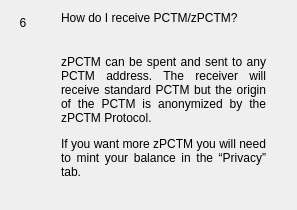
                  <widget class="QWidget" name="widgetFaq6" native="true">
                   <layout class="QHBoxLayout" name="horizontalpage_6" stretch="0,1">
                    <item alignment="Qt::AlignTop">
                     <widget class="QLabel" name="labelNumber6">
                      <property name="minimumSize">
                       <size>
                        <width>24</width>
                        <height>24</height>
                       </size>
                      </property>
                      <property name="maximumSize">
                       <size>
                        <width>16777215</width>
                        <height>24</height>
                       </size>
                      </property>
                      <property name="text">
                       <string>6</string>
                      </property>
                      <property name="alignment">
                       <set>Qt::AlignCenter</set>
                      </property>
                     </widget>
                    </item>
                    <item>
                     <layout class="QVBoxLayout" name="verticalLayoutpage_6">
                      <property name="spacing">
                       <number>0</number>
                      </property>
                      <property name="leftMargin">
                       <number>20</number>
                      </property>
                      <property name="rightMargin">
                       <number>20</number>
                      </property>
                      <item>
                       <widget class="QLabel" name="labelSubtitle6">
                        <property name="text">
                         <string>How do I receive PCTM/zPCTM?</string>
                        </property>
                        <property name="wordWrap">
                         <bool>true</bool>
                        </property>
                       </widget>
                      </item>
                      <item>
                       <spacer name="verticalSpacer_60">
                        <property name="orientation">
                         <enum>Qt::Vertical</enum>
                        </property>
                        <property name="sizeType">
                         <enum>QSizePolicy::Fixed</enum>
                        </property>
                        <property name="sizeHint" stdset="0">
                         <size>
                          <width>20</width>
                          <height>30</height>
                         </size>
                        </property>
                       </spacer>
                      </item>
                      <item>
                       <widget class="QLabel" name="labelContent6">
                        <property name="text">
                         <string>
                           &lt;html&gt;&lt;head/&gt;&lt;body&gt;&lt;p align=&quot;justify&quot;&gt;
                           zPCTM can be spent and sent to any PCTM address. The receiver will
                           receive standard PCTM but the origin of the PCTM is anonymized by the zPCTM Protocol.
                           &lt;/p&gt;&lt;p align=&quot;justify&quot;&gt;
                           If you want more zPCTM you will need to mint your balance in the “Privacy” tab.
                           &lt;/p&gt;&lt;/body&gt;&lt;/html&gt;
                         </string>
                        </property>
                        <property name="alignment">
                         <set>Qt::AlignLeading|Qt::AlignLeft|Qt::AlignTop</set>
                        </property>
                        <property name="wordWrap">
                         <bool>true</bool>
                        </property>
                       </widget>
                      </item>
                      <item>
                       <spacer name="verticalSpacer_61">
                        <property name="orientation">
                         <enum>Qt::Vertical</enum>
                        </property>
                        <property name="sizeHint" stdset="0">
                         <size>
                          <width>20</width>
                          <height>20</height>
                         </size>
                        </property>
                       </spacer>
                      </item>
                     </layout>
                    </item>
                   </layout>
                  </widget>
